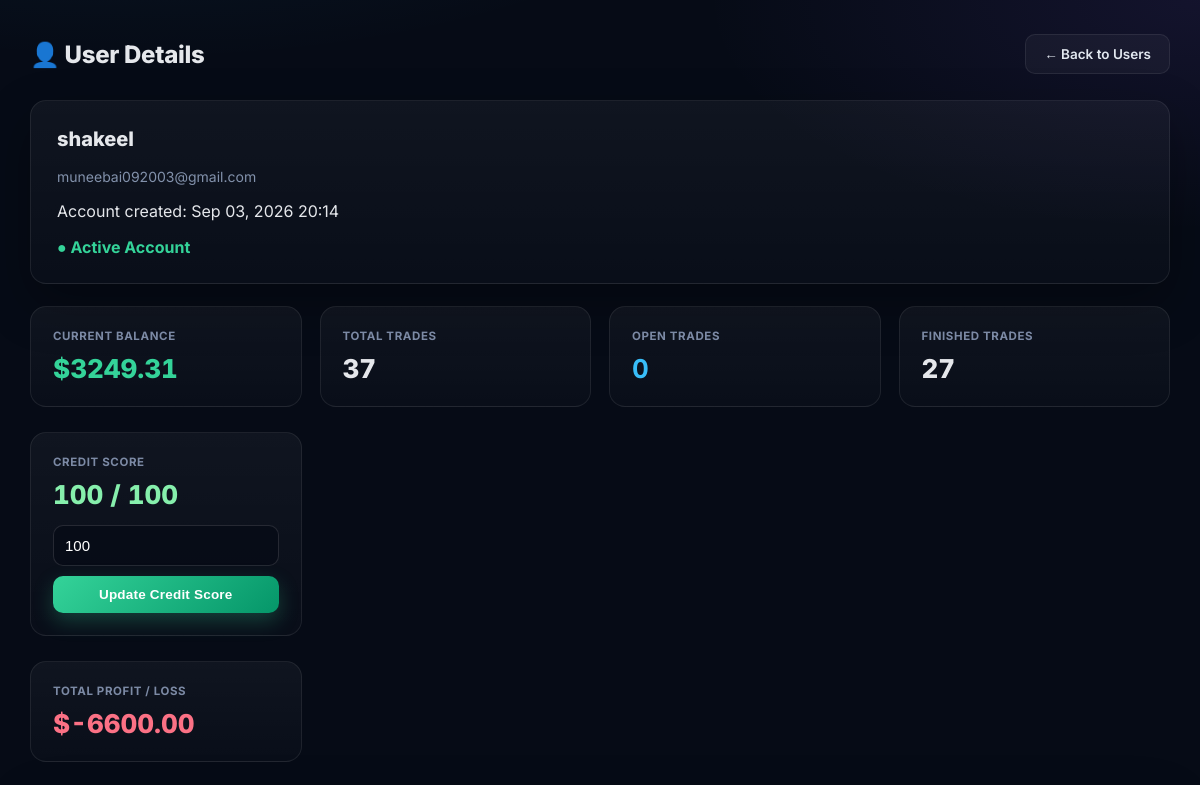
The app's page /trading/admin-users/2/ (signed in, upper part), older data.
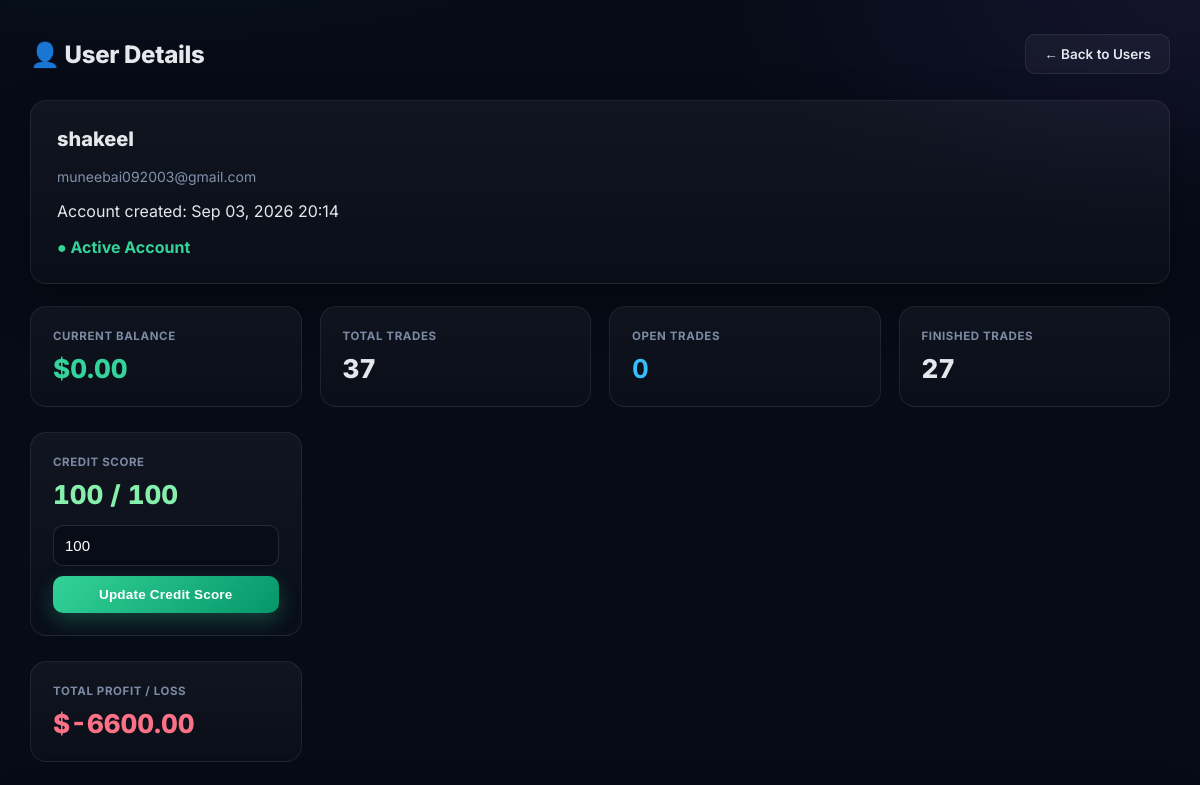
The same page, newer data.
### trading/models.py (models this page shows, shortened)
class TradingAccount(models.Model):
    user = models.OneToOneField(
        User,
        on_delete=models.CASCADE
    )
    balance = models.DecimalField(
        max_digits=12,
        decimal_places=2,
        default=0.00
    )
    balance_pkr = models.DecimalField(
        max_digits=12,
        decimal_places=2,
        default=0.00
    )
    balance_usd = models.DecimalField(
        max_digits=12,
        decimal_places=2,
        default=0.00
    )
    credit_score = models.PositiveIntegerField(
        default=100
    )
    trading_banned = models.BooleanField(
        default=False
    )
    trading_ban_reason = models.TextField(
        blank=True,
        default=""
    )
    withdrawal_banned = models.BooleanField(
        default=False
    )
    withdrawal_ban_reason = models.TextField(
        blank=True,
        default=""
    )
    created_at = models.DateTimeField(
        auto_now_add=True
    )

### trading/admin_views.py (the view, shortened to what this page needs)
@staff_member_required
def admin_user_detail(request, user_id):
    user = get_object_or_404(
        User,
        id=user_id
    )
    account, created = TradingAccount.objects.get_or_create(
        user=user,
        defaults={
            "balance": 0.00,
            "balance_pkr": 0.00,
            "balance_usd": 0.00,
            "credit_score": 100
        }
    )
    trades = Trade.objects.filter(
        user=user
    ).order_by(
        "-created_at"
    )
    transactions = Transaction.objects.filter(
        user=user
    ).order_by(
        "-created_at"
    )
    total_trades = trades.count()
    open_trades = trades.filter(
        status="OPEN"
    ).count()
    finished_trades = trades.filter(
        status__in=["WIN", "LOSS"]
    ).count()
    total_profit_loss = trades.filter(
        status__in=["WIN", "LOSS"]
    ).aggregate(
        total=Sum("profit_loss")
    )["total"] or 0
    return render(
        request,
        "trading/admin_user_detail.html",
        {
            "user_obj": user,
            "account": account,
            "trades": trades[:20],
            "transactions": transactions[:20],
            "total_trades": total_trades,
            "open_trades": open_trades,
            "closed_trades": finished_trades,
            "finished_trades": finished_trades,
            "total_profit_loss": total_profit_loss,
        }
    )

### trading/templates/trading/admin_user_detail.html (shortened to what this page needs)
<!DOCTYPE html>
<html lang="en">
<head>
</head>
<body>
<div class="container">
<div class="header">
    <h1>👤 User Details</h1>
    <a href="{% url 'admin_users' %}" class="back-btn">
        ← Back to Users
    </a>
</div>
<div class="profile">
    <h2>{{ user_obj.username }}</h2>
    <div class="email">
        {{ user_obj.email|default:"No email provided" }}
    </div>
    <p>
        Account created:
        {{ user_obj.date_joined|date:"M d, Y H:i" }}
    </p>
    {% if user_obj.is_active %}
        <span class="approved">
            ● Active Account
        </span>
    {% else %}
        <span class="rejected">
            ● Frozen Account
        </span>
    {% endif %}
</div>
<div class="cards">
    <div class="card">
        <div class="card-title">
            Current Balance
        </div>
        <div class="card-value balance">
            ${{ account.balance|floatformat:2 }}
        </div>
    </div>
    <div class="card">
        <div class="card-title">
            Total Trades
        </div>
        <div class="card-value">
            {{ total_trades }}
        </div>
    </div>
    <div class="card">
        <div class="card-title">
            Open Trades
        </div>
        <div class="card-value open">
            {{ open_trades }}
        </div>
    </div>
    <div class="card">
        <div class="card-title">
            Finished Trades
        </div>
        <div class="card-value">
            {{ finished_trades }}
        </div>
    </div>
</div>
<div class="cards">
    <div class="card">
        <div class="card-title">
            Credit Score
        </div>
        <div class="card-value credit-score">
            {{ account.credit_score }} / 100
        </div>
        <form method="POST">
            <input
                type="number"
                name="credit_score"
                class="score-input"
                min="0"
                max="100"
                value="{{ account.credit_score }}"
                required
            >
            <button
                type="submit"
                class="score-btn"
            >
                Update Credit Score
            </button>
        </form>
    </div>
</div>
<div class="cards">
    <div class="card">
        <div class="card-title">
            Total Profit / Loss
        </div>
        {% if total_profit_loss >= 0 %}
            <div class="card-value profit">
                +${{ total_profit_loss|floatformat:2 }}
            </div>
        {% else %}
            <div class="card-value loss">
                ${{ total_profit_loss|floatformat:2 }}
            </div>
        {% endif %}
    </div>
</div>
</div>
</body>
</html>

Row changes from the older to the newer data that the page shows:
changed TradingAccount: balance "3249.31" → "0.00"
